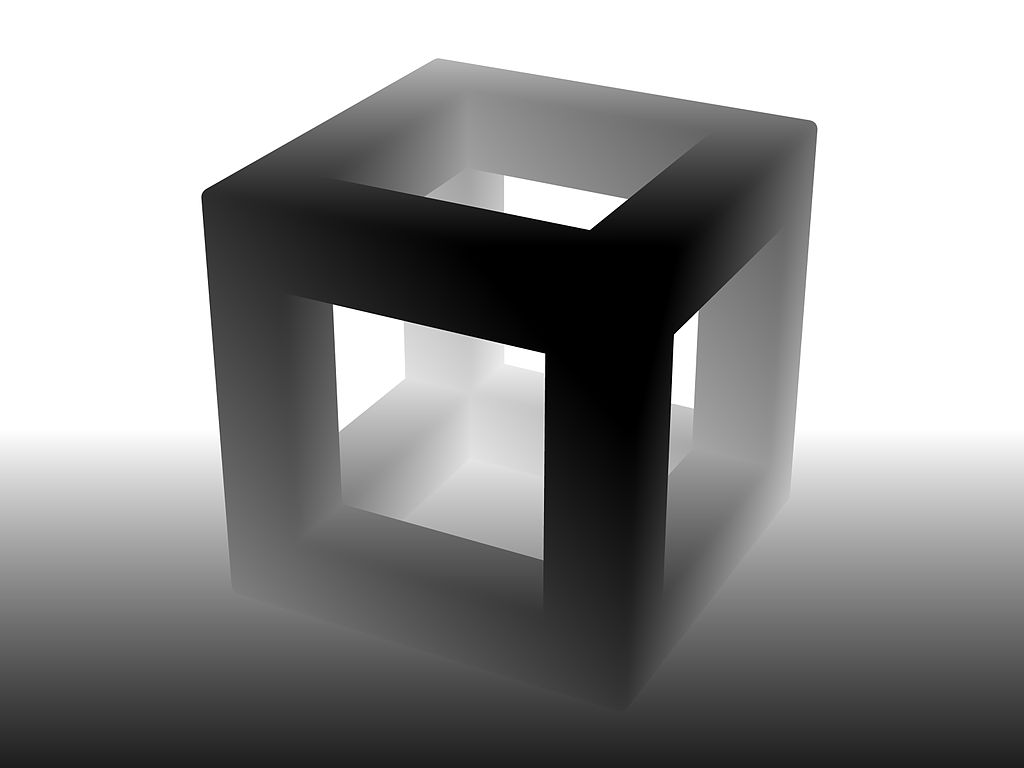
#> input picture cv2-applyColorMap/images/Cubic_Depth_Map.jpg, 1024 x 768 px
$ python applyColorMap-cv2.py
#> lines starting #> are read from the running program, lines starting #| are printed output that depends on the picture
# -*- coding:utf-8 -*-

import cv2

if __name__ == "__main__":
    path = "./images/Cubic_Depth_Map.jpg"
    depth = cv2.imread(path, cv2.IMREAD_GRAYSCALE)
#> depth is the input picture: shape (768, 1024); min 0, max 255, mean 149.3
    # print(image.shape) # [H, W]

    # https://docs.opencv.org/master/d3/d50/group__imgproc__colormap.html#gadf478a5e5ff49d8aa24e726ea6f65d15
    depth_color = cv2.applyColorMap(depth, cv2.COLORMAP_JET)
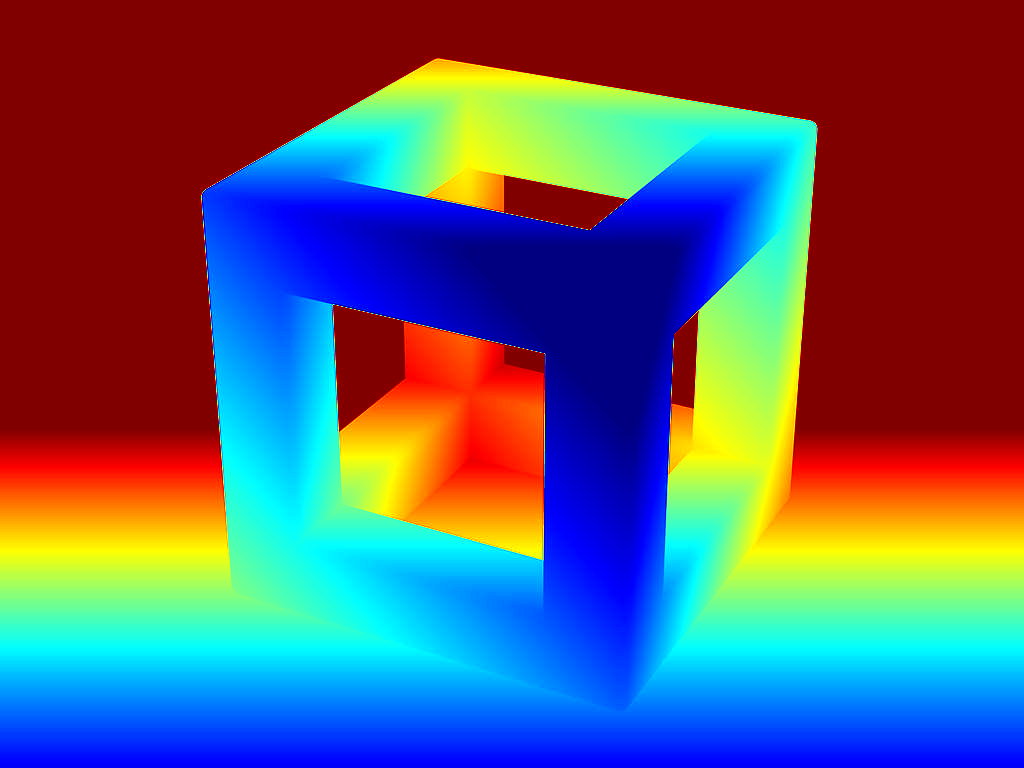
#> depth_color: shape (768, 1024, 3); mean B, G, R 110.6, 93.1, 94.2

    # imshow by OpenCV
    cv2.imshow("depth", depth)
    cv2.imshow("depth_color", depth_color)
    cv2.waitKey(0)

    # save result
    #cv2.imwrite(path[0:-4]+"_color.png", depth_color)
